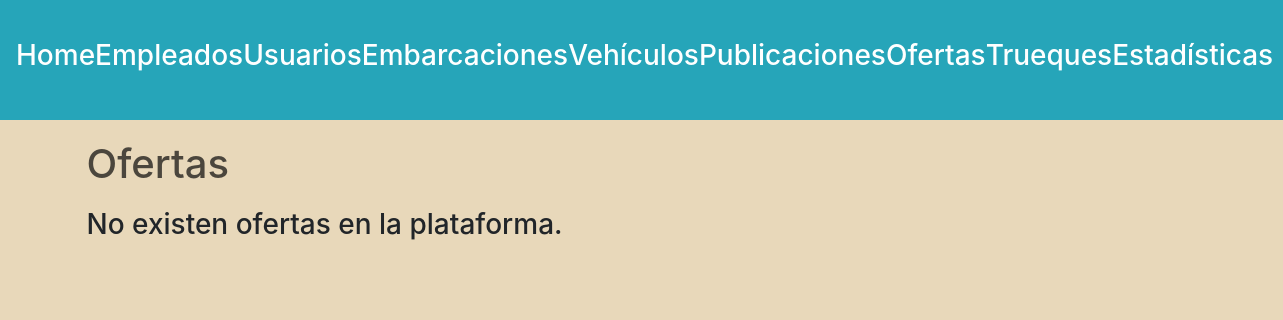
Page /administrador/ofertas/ (signed in) on the earlier database version.
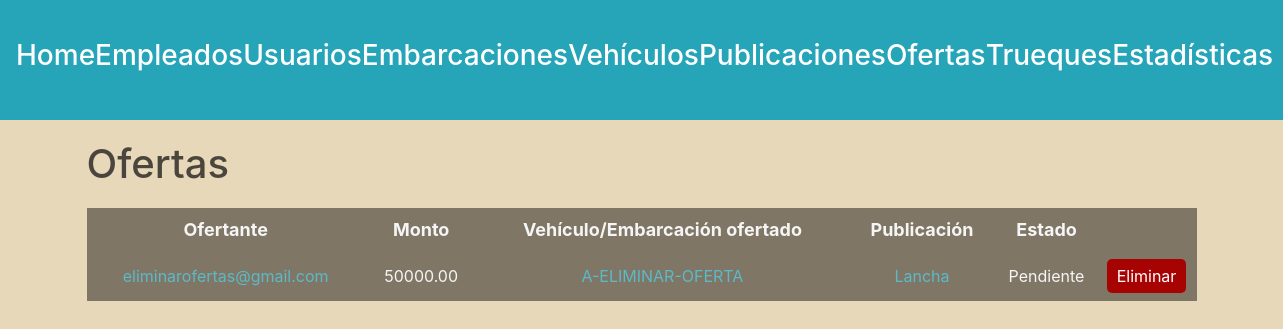
Same page on the later database version.
### ofertas/models.py (models this page shows)
class Oferta(models.Model):
    monto = models.DecimalField(max_digits=15, decimal_places=2, default=0)
    autor = models.ForeignKey(Usuario, on_delete=models.SET_NULL, null=True)
    vehiculo_ofertado = models.ForeignKey(Vehiculo, on_delete=models.SET_NULL, null=True)
    embarcacion_ofertada = models.ForeignKey(Embarcacion, on_delete=models.SET_NULL, null=True)
    publicacion= models.ForeignKey(Publicacion, on_delete=models.CASCADE)
    estado= models.CharField(max_length=50, default='Pendiente')
    oculta = models.BooleanField(default=False)

### usuarios/models.py (models this page shows, shortened)
class Usuario(AbstractBaseUser, PermissionsMixin):
    nombre = models.CharField(max_length=50)
    apellido = models.CharField(max_length=50)
    fecha_nacimiento = models.DateField()
    telefono = models.CharField(max_length=13)
    mail = models.EmailField(max_length=50, unique=True)
    password = models.CharField(max_length=128)
    is_staff= models.BooleanField(default=False)
    is_blocked= models.BooleanField(default=False)
    USERNAME_FIELD = 'mail'
    REQUIRED_FIELDS = ['nombre', 'apellido', 'fecha_nacimiento', 'telefono']

### vehiculos/models.py (models this page shows)
class Vehiculo(models.Model):
    patente = models.CharField(max_length=100, unique=True)
    marca = models.CharField(max_length=100)
    modelo = models.CharField(max_length=100)
    tipo = models.ForeignKey(TipoVehiculo, on_delete=models.SET_NULL, null=True)
    año_fabricacion = models.DecimalField(max_digits=4, decimal_places=0, default=2000)
    kilometraje = models.DecimalField(max_digits=10, decimal_places=0, default=0)
    dueño = models.ForeignKey(Usuario, on_delete=models.CASCADE)

### publicaciones/models.py (models this page shows)
class Publicacion(models.Model):
    monto = models.DecimalField(max_digits=15, decimal_places=2, default=0)
    autor = models.ForeignKey(Usuario, on_delete=models.SET_NULL, null=True)
    embarcacion = models.OneToOneField(Embarcacion, on_delete=models.SET_NULL, null=True)
    descripcion = models.CharField(max_length=250)
    oculta = models.BooleanField(default=False)

### embarcaciones/models.py (models this page shows)
class Embarcacion(models.Model):
    matricula = models.CharField(max_length=100, unique=True)
    modelo = models.CharField(max_length=100)
    tipo = models.ForeignKey(TipoEmbarcacion, on_delete=models.SET_NULL, null=True)
    m_eslora = models.DecimalField(max_digits=5, decimal_places=2)
    m_manga = models.DecimalField(max_digits=5, decimal_places=2)
    m_calado = models.DecimalField(max_digits=5, decimal_places=2)
    motor = models.BooleanField(default=False)
    deuda = models.DecimalField(max_digits=10, decimal_places=2, default=0)
    sede = models.ForeignKey(Sede, on_delete=models.SET_NULL, null=True)
    dueño = models.ForeignKey(Usuario, on_delete=models.CASCADE)

class TipoEmbarcacion(models.Model):
    clase= models.CharField(max_length=50, unique=True)

### administrador/views.py (the view)
# urls.py: path('administrador/ofertas/', views.listar_ofertas, name='lista ofertas'),
@login_required(login_url=reverse_lazy('home'))
def listar_ofertas(request):
    user = request.user
    if not user.is_superuser:
        return redirect('home')
    ofertas = Oferta.objects.exclude(oculta = True)
    return render(request, 'offers.html', {'ofertas': ofertas})

### autenticacion/backend.py (called while the page is built)
    def get_user(self, user_id):
        UserModel = get_user_model()
        try:
            return UserModel.objects.get(pk=user_id)
        except UserModel.DoesNotExist:
            return None

### administrador/templates/offers.html (shortened to what this page needs)
{% extends 'layouts/navbar.html' %}
{% block content %}
<div class="header">
    <h1>Ofertas</h1>
</div>
{% if ofertas %}
    <table>
        <thead>
            <tr>
                <th>Ofertante</th>
                <th>Monto</th>
                <th>Vehículo/Embarcación ofertado</th>
                <th>Publicación</th>
                <th>Estado</th>
                <th></th>
            </tr>
        </thead>
        <tbody>
            {% for oferta in ofertas %}
                <tr>
                    <td>
                        <a href="{% url 'ver perfil' oferta.autor.id %}">{{oferta.autor.mail}}</a>
                    </td>
                    <td>{{ oferta.monto }}</td>
                    {% if oferta.vehiculo_ofertado %}
                        <td>
                            <a href="{% url 'ver detalle vehiculo' oferta.vehiculo_ofertado.id 0 %}">{{ oferta.vehiculo_ofertado.patente }}</a>
                        </td>
                    {% elif oferta.embarcacion_ofertada %}
                        <td>
                            <a href="{% url 'ver detalle embarcacion' oferta.embarcacion_ofertada.id 0 %}">{{ oferta.embarcacion_ofertada.matricula }}</a>
                        </td>
                    {% else %}
                        <td>No se ofreció un vehículo o embarcación</td>
                    {% endif %}
                    <td>
                        <a href="{% url 'ver detalle publicacion' oferta.publicacion.id 0 %}">{{ oferta.publicacion.embarcacion.tipo.clase }}</a>
                    </td>
                    <td>{{ oferta.estado }}</td>
                    <td>
                        {% if oferta.estado == "Pendiente" %}
                            <button type="submit" class="btn-delete" data-id="{{ oferta.id }}">Eliminar</button>
                        {% endif %}
                    </td>
                </tr>
            {% endfor %}
        </tbody>
    </table>
{% else %}
    <h3>No existen ofertas en la plataforma.</h3>
{% endif %}
{% endblock %}

Differences in the rows shown:
added Oferta: autor.mail "eliminarofertas@gmail.com", monto "50000.00", vehiculo_ofertado.patente "A-ELIMINAR-OFERTA", publicacion.embarcacion.tipo.clase "Lancha", estado "Pendiente"
Other differences:
text no longer shown: "No existen ofertas en la plataforma."
text now shown: "Ofertante Monto Vehículo/Embarcación ofertado Publicación Estado"
